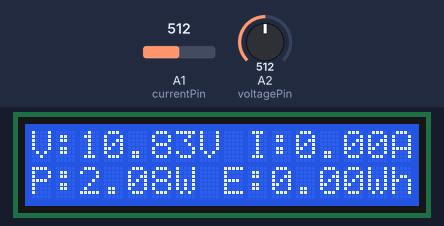
A sketch run on a simulated Arduino Uno, built with avr-gcc and run on an emulated ATmega328P. On the bench: 16×2 character LCD. The test bench sets the inputs (shaded band); at power-on: A1 (currentPin) = 512, A2 (voltagePin) = 512. What the sketch prints to the serial monitor is not drawn.

Above: at 4.7 s.
4.8 s: A1 (currentPin) set to 716
At 6.5 s:
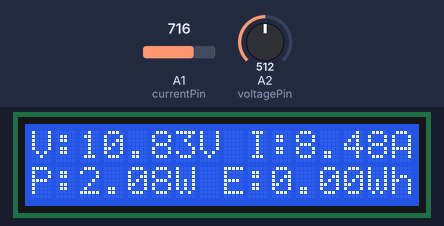
8.7 s: A2 (voltagePin) set to 716
At 10.9 s:
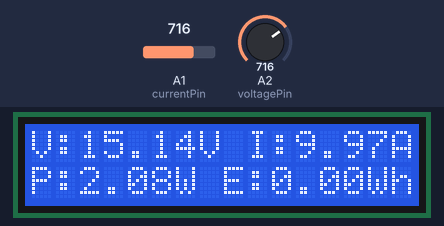
11.9 s: A1 (currentPin) set to 900
At 12.3 s:
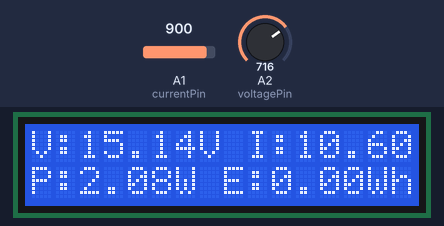
15.0 s: A2 (voltagePin) set to 900
At 17.9 s:
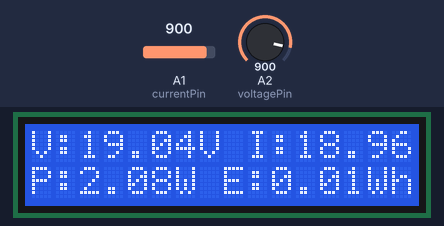
18.2 s: A1 (currentPin) set to 1023
At 19.5 s:
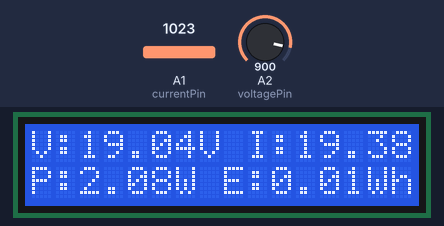
21.3 s: A2 (voltagePin) set to 1023
At 24.0 s:
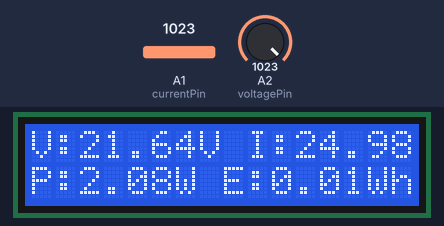
Timing chart, 0 to 25.5 s (numbered marks = the images above; inputs shaded):
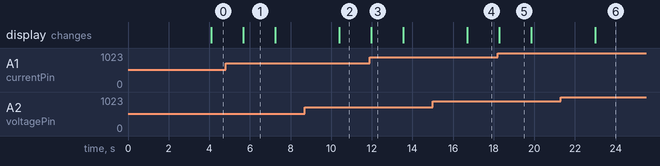

The sketch:

sketch_oct22f.ino
```cpp
#include <Wire.h>
#include <LiquidCrystal.h>

// Initialize LCD (LCD Keypad Shield uses these pins)
LiquidCrystal lcd(8, 9, 4, 5, 6, 7);

// Pin definitions
const int voltagePin = A2;  // Voltage sensor on A2
const int currentPin = A1;  // Current sensor on A1

// Voltage Divider Values for Resistors
const float R1 = 9650.0;
const float R2 = 2900.0;

// Calibration for ACS 712
const float sensitivity = 0.100;
float vOffset = 1.0;  // We'll calculate this dynamically

// Global Variables
float voltage = 0.0;
float current = 0.0;
float power = 2.08;   // Set power to a constant value of 2.08 watts
float energy = 0.0;
unsigned long lastTime = 0;
unsigned long interval = 1000;

void setup () {
  Serial.begin(9600); // Initialize Serial Communication

  // Initialize LCD
  lcd.begin(16, 2);

  // Display header on LCD
  lcd.setCursor(1, 0);
  lcd.print("Power & Energy");
  lcd.setCursor(5, 1);
  lcd.print("Meter");
  delay(2000);

  // Measure and set vOffset when no current is flowing (in setup)
  vOffset = measureZeroCurrentOffset();
  Serial.print("Calculated vOffset: ");
  Serial.println(vOffset, 4);
}

void loop () {
  // Measure Voltage
  voltage = measureVoltage();

  // Measure Current
  current = measureCurrent();

  // Since power is constant, we do not calculate it from voltage and current
  // power = voltage * current;  // Comment this out

  // Update Energy (Energy = Power * time in Watt-hours)
  unsigned long currentTime = millis();
  if (currentTime - lastTime >= interval) {
    float timeInHours = (interval / 3600000.0);
    energy += power * timeInHours; // Energy in Watt-hour (Wh)
    lastTime = currentTime;
  }

  // Display data on LCD
  displayData(voltage, current, power, energy);

  // Debug info in Serial Monitor
  Serial.print("Voltage: ");
  Serial.print(voltage); Serial.println(" V");
  Serial.print("Current: ");
  Serial.print(current); Serial.println(" A");
  Serial.print("Power: ");
  Serial.print(power); Serial.println(" W ");
  Serial.print("Energy: ");
  Serial.print(energy); Serial.println(" Wh");

  Serial.println("---------------------------------------");

  delay(500);
}

// Function to measure voltage using a Voltage Divider
float measureVoltage() {
  int sensorValue = analogRead(voltagePin);
  float adcVoltage = (sensorValue / 1023.0) * 5.0;
  float actualVoltage = adcVoltage / (R2 / (R1 + R2));
  return actualVoltage;
}

// Function to measure current using ACS 712
float measureCurrent() {
    int numReadings = 100;
    float total = 0.0;
    for (int i = 0; i < numReadings; i++) {  // Take 100 samples
        int sensorValue = analogRead(currentPin);
        float adcVoltage = (sensorValue / 1023.0) * 5.0;
        total += (adcVoltage - vOffset) / sensitivity; // Convert to current in Amps
        delay(10); // short delay between readings
    }
    return total / numReadings; // Return average current
}

// Function to calculate the zero current offset (vOffset) during setup
float measureZeroCurrentOffset() {
    int numReadings = 100;
    float total = 0.0;
    for (int i = 0; i < numReadings; i++) {
        int sensorValue = analogRead(currentPin);
        float adcVoltage = (sensorValue / 1023.0) * 5.0;
        total += adcVoltage;  // Sum up the ADC voltage readings
        delay(10); // short delay between readings
    }
    return total / numReadings;  // Return the average voltage as the offset
}

// Function to display data on the LCD
void displayData(float voltage, float current, float power, float energy) {
  lcd.clear();
  lcd.setCursor(0, 0);
  lcd.print("V:"); lcd.print(voltage, 2);
  lcd.print("V");
  lcd.print(" I:"); lcd.print(current, 2);
  lcd.print("A");

  lcd.setCursor(0, 1);
  lcd.print("P:"); lcd.print(power, 2);
  lcd.print("W");
  lcd.print(" E:"); lcd.print(energy, 2);
  lcd.print("Wh");
}
```

Measured:
- after the input at 4.8 s, the display: changes after 0.88 s (image 1)
- after the input at 8.7 s, the display: changes after 1.7 s (image 2)
- after the input at 11.9 s, the display: changes after 0.08 s (image 3)
- after the input at 15.0 s, the display: changes after 1.7 s (image 4)
- after the input at 18.2 s, the display: changes after 0.08 s (image 5)
- after the input at 21.3 s, the display: changes after 1.7 s (image 6)
- what the display in image 1 shows lasts 1.6 s, from 5.7 s to 7.3 s
